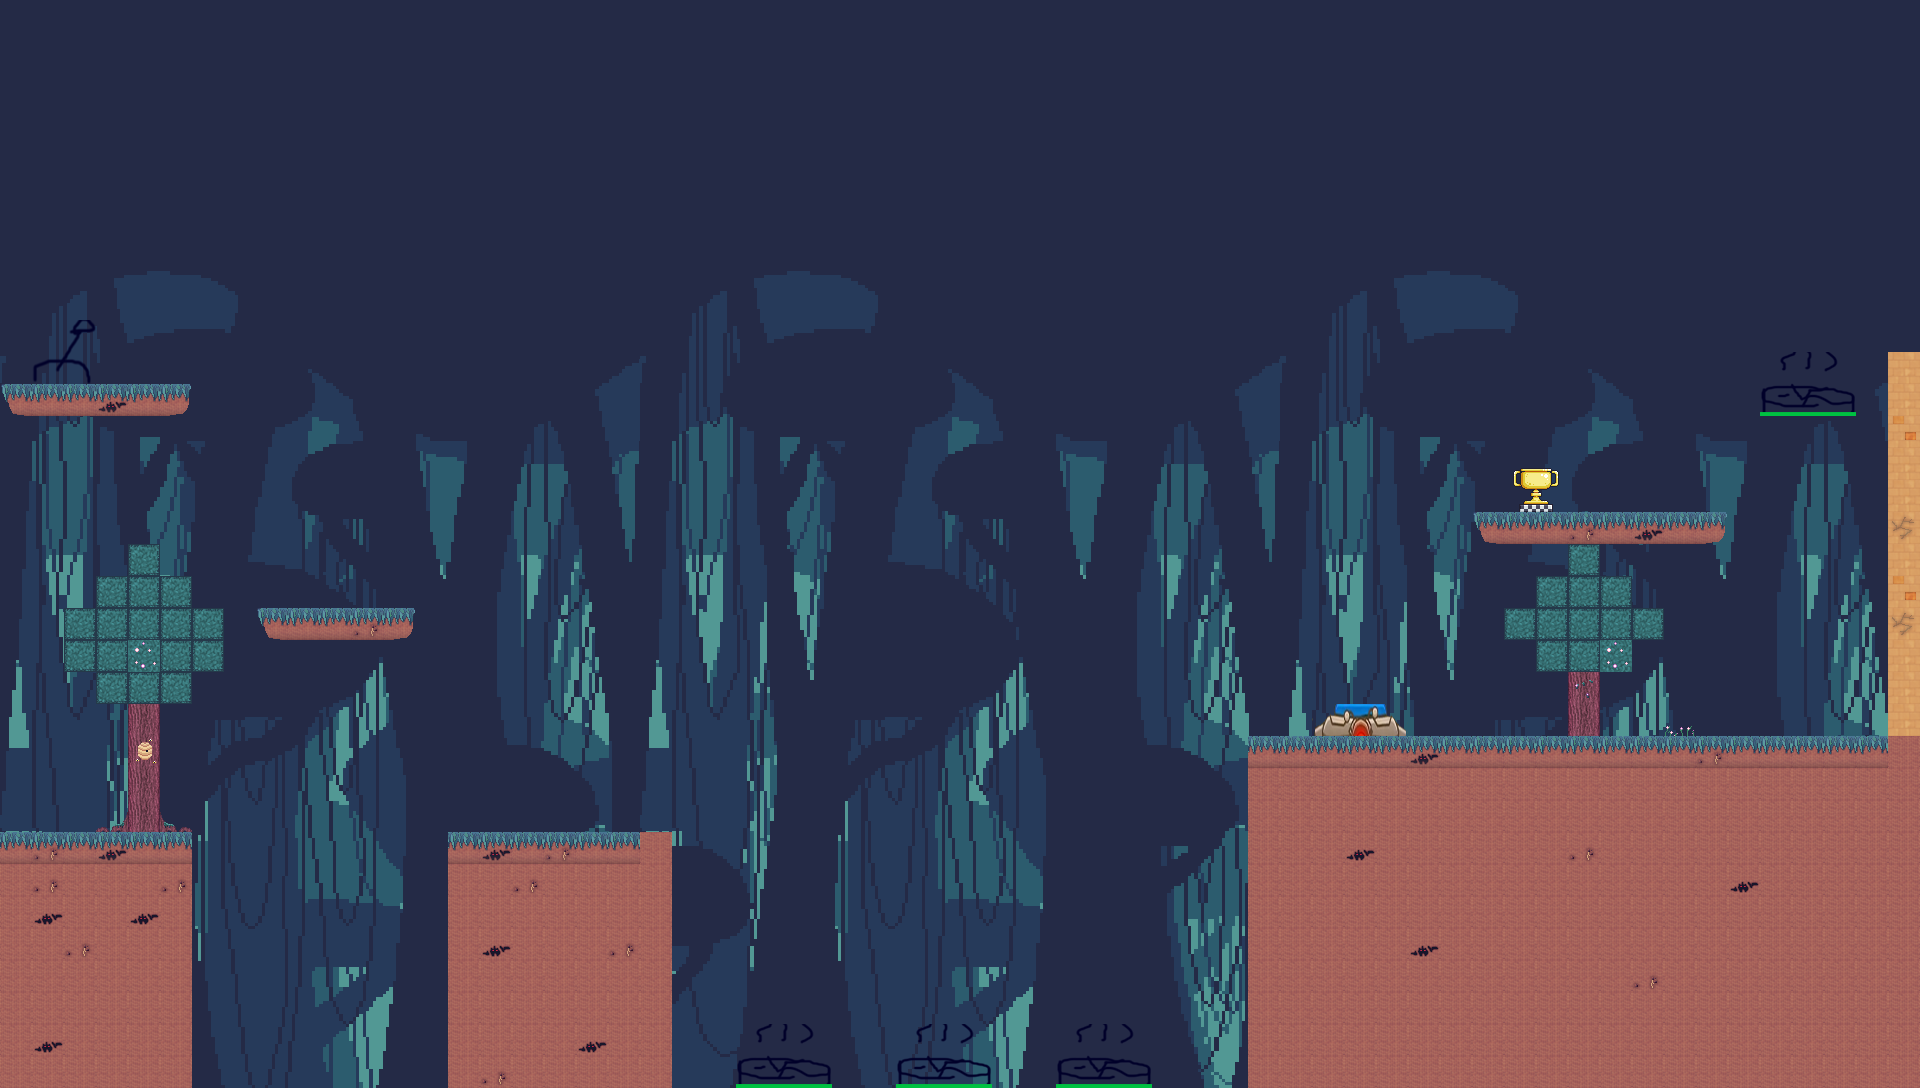

Rendered tile map (Tiled .tmx) drawn with the repository's tilesets; below, a short description and the map source with its tile grids summarised:
An orthogonal 60x34 tile map with 32x32 px tiles, 2 tile layers (Background, bg), 5 tilesets and 55 objects (37x Spike, 9x LevelLine, 5x LevelLineVertical, 2x Lever, MovingWall, ...).

<map version="1.10" tiledversion="1.10.1" orientation="orthogonal" renderorder="right-down" width="60" height="34" tilewidth="32" tileheight="32" infinite="0" nextlayerid="18" nextobjectid="171">
 <tileset firstgid="1" name="buildingblocks" tilewidth="32" tileheight="32" tilecount="28" columns="4">
  <image source="buildingblocks.png" width="128" height="224" />
 </tileset>
 <tileset firstgid="29" name="placeholders" tilewidth="32" tileheight="32" tilecount="55" columns="5">
  <image source="placeholders.png" width="160" height="352" />
 </tileset>
 <tileset firstgid="84" name="End_Idle" tilewidth="32" tileheight="32" tilecount="4" columns="2">
  <image source="End_Idle.png" width="64" height="64" />
 </tileset>
 <tileset firstgid="88" name="Background_full" tilewidth="1920" tileheight="1080" tilecount="0" columns="1">
  <image source="Background_full.png" width="1920" height="1080" />
 </tileset>
 <tileset firstgid="88" name="Completed Background" tilewidth="32" tileheight="32" tilecount="660" columns="20">
  <image source="Completed Background.png" width="641" height="1080" />
 </tileset>
 <layer id="9" name="Background" width="60" height="34">
  <data>[2040 cells, 2040 non-empty, 660 distinct tile ids]</data>
 </layer>
 <layer id="4" name="bg" width="60" height="34">
  <data>[2040 cells, 439 non-empty, 36 distinct tile ids]</data>
 </layer>
 <objectgroup id="16" name="Vent" class="Vent" />
 <objectgroup id="11" name="Spike">
  <object id="83" name="Spike" type="Spike" x="192" y="1024" width="64" height="64" />
  <object id="84" name="Spike" type="Spike" x="256" y="1024" width="64" height="64" />
  <object id="85" name="Spike" type="Spike" x="384" y="1024" width="64" height="64" />
  <object id="86" name="Spike" type="Spike" x="320" y="1024" width="64" height="64" />
  <object id="87" name="Spike" type="Spike" x="256" y="576" width="32" height="32" />
  <object id="88" name="Spike" type="Spike" x="288" y="576" width="32" height="32" />
  <object id="89" name="Spike" type="Spike" x="320" y="576" width="32" height="32" />
  <object id="90" name="Spike" type="Spike" x="352" y="576" width="32" height="32" />
  <object id="91" name="Spike" type="Spike" x="384" y="576" width="32" height="32" />
  <object id="125" name="Spike" type="Spike" x="672" y="1056" width="32" height="32" />
  <object id="126" name="Spike" type="Spike" x="704" y="1056" width="32" height="32" />
  <object id="127" name="Spike" type="Spike" x="800" y="1088" width="32" height="32" />
  <object id="128" name="Spike" type="Spike" x="864" y="1088" width="32" height="32" />
  <object id="129" name="Spike" type="Spike" x="992" y="1088" width="32" height="32" />
  <object id="130" name="Spike" type="Spike" x="1024" y="1088" width="32" height="32" />
  <object id="131" name="Spike" type="Spike" x="1152" y="1088" width="32" height="32" />
  <object id="132" name="Spike" type="Spike" x="1184" y="1088" width="32" height="32" />
  <object id="133" name="Spike" type="Spike" x="1216" y="1088" width="32" height="32" />
  <object id="134" name="Spike" type="Spike" x="1792" y="704" width="32" height="32" />
  <object id="136" name="Spike" type="Spike" x="1824" y="704" width="32" height="32" />
  <object id="137" name="Spike" type="Spike" x="1856" y="704" width="32" height="32" />
  <object id="138" name="Spike" type="Spike" x="1856" y="704" width="32" height="32" rotation="270" />
  <object id="139" name="Spike" type="Spike" x="1856" y="672" width="32" height="32" rotation="270" />
  <object id="140" name="Spike" type="Spike" x="1856" y="640" width="32" height="32" rotation="270" />
  <object id="141" name="Spike" type="Spike" x="1856" y="608" width="32" height="32" rotation="270" />
  <object id="142" name="Spike" type="Spike" x="1856" y="448" width="32" height="32" rotation="270" />
  <object id="143" name="Spike" type="Spike" x="1856" y="416" width="32" height="32" rotation="270" />
  <object id="145" name="Spike" type="Spike" x="1856" y="384" width="32" height="32" rotation="270" />
  <object id="152" name="Spike" type="Spike" x="832" y="1088" width="32" height="32" />
  <object id="153" name="Spike" type="Spike" x="768" y="1088" width="32" height="32" />
  <object id="154" name="Spike" type="Spike" x="736" y="1088" width="32" height="32" />
  <object id="155" name="Spike" type="Spike" x="960" y="1088" width="32" height="32" />
  <object id="156" name="Spike" type="Spike" x="928" y="1088" width="32" height="32" />
  <object id="157" name="Spike" type="Spike" x="896" y="1088" width="32" height="32" />
  <object id="158" name="Spike" type="Spike" x="1056" y="1088" width="32" height="32" />
  <object id="159" name="Spike" type="Spike" x="1088" y="1088" width="32" height="32" />
  <object id="160" name="Spike" type="Spike" x="1120" y="1088" width="32" height="32" />
 </objectgroup>
 <objectgroup id="2" name="LevelLine">
  <object id="35" name="LevelLine" type="LevelLine" x="192" y="832" width="-192" height="32" />
  <object id="39" name="LevelLine" type="LevelLine" x="640" y="832" width="-192" height="32" />
  <object id="45" name="LevelLine" type="LevelLine" x="1472" y="512" width="256" height="32" />
  <object id="54" name="LevelLine" type="LevelLine" x="257.333" y="606.667" width="160" height="32" />
  <object id="64" name="LevelLine" type="LevelLine" x="0" y="384" width="192" height="32" />
  <object id="68" name="LevelLine" type="LevelLine" x="1888" y="736" width="-634" height="32" />
  <object id="75" name="LevelLine" type="LevelLine" x="416" y="608" width="-160" height="32" />
  <object id="78" name="LevelLine" type="LevelLine" x="192" y="384" width="-192" height="32" />
  <object id="146" name="LevelLineVertical" type="LevelLineVertical" x="1280" y="736" width="-30" height="384" />
  <object id="148" name="LevelLine" type="LevelLine" x="1728" y="512" width="-256" height="32" />
 </objectgroup>
 <objectgroup id="14" name="MovingWall">
  <object id="149" name="MovingWall" type="MovingWall" x="928" y="544" width="32" height="160" />
 </objectgroup>
 <objectgroup id="15" name="Lever">
  <object id="161" name="Lever" type="Lever" x="491.863" y="761.499" width="64" height="64">
   <properties>
    <property name="connectedX" type="float" value="736" />
    <property name="connectedY" type="float" value="992" />
    <property name="force" type="float" value="-0.5" />
   </properties>
  </object>
  <object id="162" name="Lever" type="Lever" x="1417.33" y="668" width="64" height="64">
   <properties>
    <property name="connectedX" type="float" value="850" />
    <property name="connectedY" type="float" value="992" />
    <property name="force" type="float" value="-0.5" />
   </properties>
  </object>
 </objectgroup>
 <objectgroup id="5" name="LevelLineVertical">
  <object id="70" name="LevelLineVertical" type="LevelLineVertical" x="160" y="1088" width="30" height="-252" />
  <object id="73" name="LevelLineVertical" type="LevelLineVertical" x="480" y="832" width="-30" height="252" />
  <object id="77" name="LevelLineVertical" type="LevelLineVertical" x="1920" y="352" width="-30" height="384" />
  <object id="147" name="LevelLineVertical" type="LevelLineVertical" x="640" y="1088" width="30" height="252" />
 </objectgroup>
 <objectgroup id="10" name="Player">
  <object id="79" name="Player" type="Player" x="762" y="602" width="64" height="64" />
 </objectgroup>
</map>
